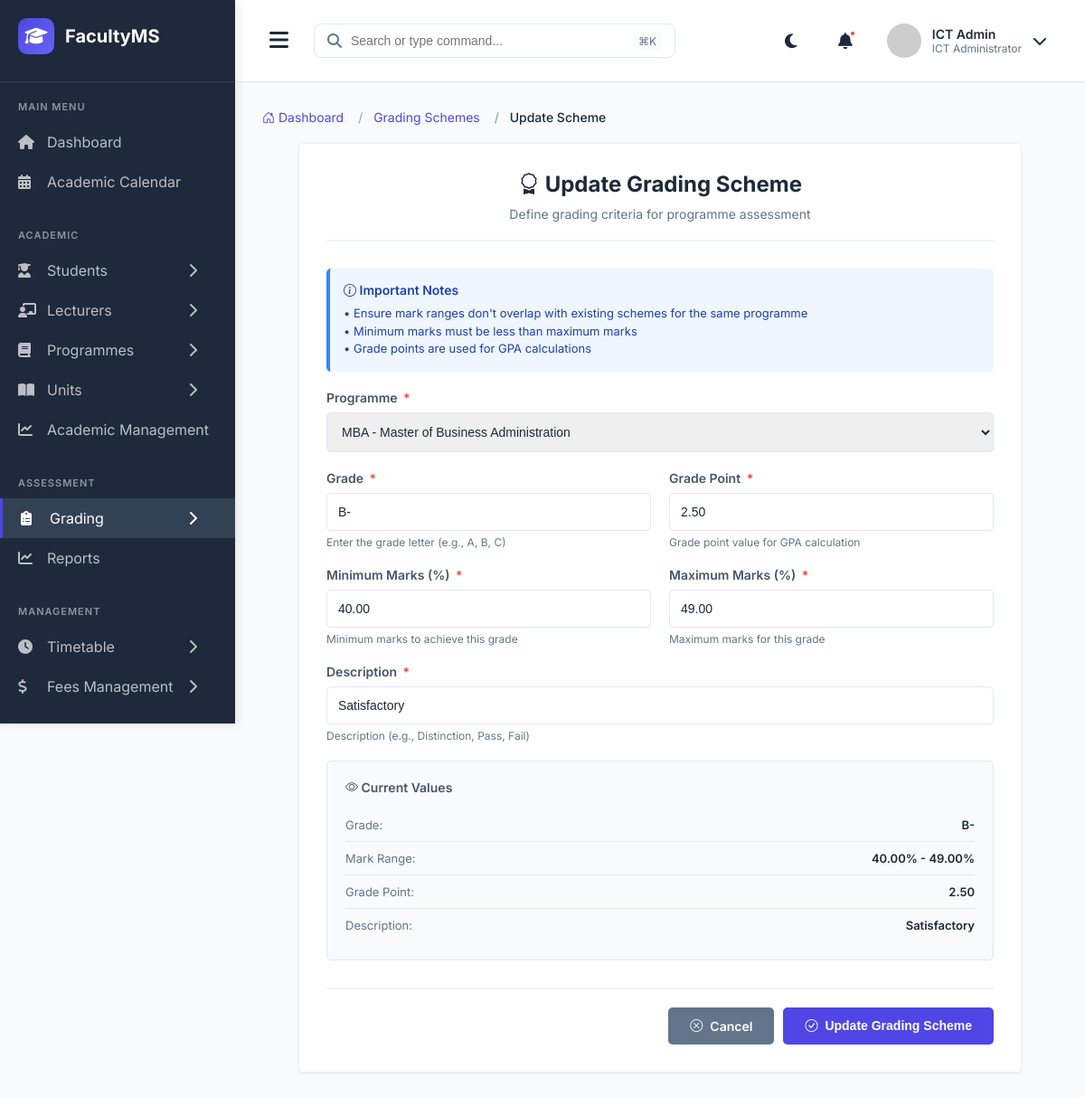
Page /grading-schemes/4/update/ (signed in) on the committed database.
### main_application/models.py (models this page shows, shortened)
class User(AbstractUser):
    USER_TYPES = (
        ('STUDENT', 'Student'),
        ('LECTURER', 'Lecturer'),
        ('COD', 'Chairman of Department'),
        ('DEAN', 'Dean'),
        ('ICT_ADMIN', 'ICT Administrator'),
    )
    user_type = models.CharField(max_length=20, choices=USER_TYPES)
    phone_number = models.CharField(max_length=15, blank=True, null=True)
    profile_picture = models.ImageField(upload_to='profiles/', blank=True, null=True)
    is_active_user = models.BooleanField(default=True)
    date_joined = models.DateTimeField(auto_now_add=True)
    class Meta:
        db_table = 'users'

class GradingScheme(models.Model):
    programme = models.ForeignKey(Programme, on_delete=models.CASCADE, related_name='grading_schemes')
    grade = models.CharField(max_length=5)  # A, B, C,  D , F etc.
    min_marks = models.DecimalField(max_digits=5, decimal_places=2, validators=[MinValueValidator(0), MaxValueValidator(100)])
    max_marks = models.DecimalField(max_digits=5, decimal_places=2, validators=[MinValueValidator(0), MaxValueValidator(100)])
    grade_point = models.DecimalField(max_digits=3, decimal_places=2)
    description = models.CharField(max_length=50)  # Pass, Fail, Distinction, etc.
    class Meta:
        db_table = 'grading_schemes'
        ordering = ['programme', '-min_marks']
        unique_together = ('programme', 'grade')

### main_application/views.py (the view)
# urls.py: path('grading-schemes/<int:scheme_id>/update/', views.grading_scheme_update, name='grading_scheme_update'),
@login_required
def grading_scheme_update(request, scheme_id):
    if request.user.user_type not in ['ICT_ADMIN', 'DEAN']:
        messages.error(request, "You don't have permission to perform this action.")
        return redirect('grading_scheme_list')
    scheme = get_object_or_404(GradingScheme, id=scheme_id)
    if request.method == 'POST':
        form = GradingSchemeForm(request.POST, instance=scheme)
        if form.is_valid():
            min_marks = form.cleaned_data['min_marks']
            max_marks = form.cleaned_data['max_marks']
            programme = form.cleaned_data['programme']
            grade = form.cleaned_data['grade']
            if GradingScheme.objects.filter(
                programme=programme,
                grade=grade
            ).exclude(id=scheme_id).exists():
                messages.error(request, f"Grade '{grade}' already exists for {programme.code}.")
                return render(request, 'grading/grading_scheme_form.html', {
                    'form': form,
                    'scheme': scheme,
                    'action': 'Update'
                })
            if min_marks >= max_marks:
                messages.error(request, "Minimum marks must be less than maximum marks.")
                return render(request, 'grading/grading_scheme_form.html', {
                    'form': form,
                    'scheme': scheme,
                    'action': 'Update'
                })
            overlapping = GradingScheme.objects.filter(
                programme=programme
            ).exclude(id=scheme_id).filter(
                Q(min_marks__lte=max_marks, max_marks__gte=min_marks)
            )
            if overlapping.exists():
                messages.error(request, "Mark range overlaps with existing grading scheme.")
                return render(request, 'grading/grading_scheme_form.html', {
                    'form': form,
                    'scheme': scheme,
                    'action': 'Update'
                })
            scheme = form.save()
            messages.success(request, f"Grading scheme '{scheme.grade}' updated successfully!")
            return redirect('grading_scheme_detail', scheme_id=scheme.id)
    else:
        form = GradingSchemeForm(instance=scheme)
    context = {
        'form': form,
        'scheme': scheme,
        'action': 'Update',
    }
    return render(request, 'grading/grading_scheme_form.html', context)

### templates/grading/grading_scheme_form.html (shortened to what this page needs)
{% extends 'admin_base.html' %}
{% block extra_css %}
<link rel="stylesheet" href="https://cdn.jsdelivr.net/npm/bootstrap-icons@1.10.0/font/bootstrap-icons.css">
{% endblock %}
{% block content %}
<nav aria-label="breadcrumb">
    <ol class="breadcrumb">
        <li class="breadcrumb-item"><a href="{% url 'admin_dashboard' %}"><i class="bi bi-house-door"></i> Dashboard</a></li>
        <li class="breadcrumb-item"><a href="{% url 'grading_scheme_list' %}">Grading Schemes</a></li>
        <li class="breadcrumb-item active" aria-current="page">{{ action }} Scheme</li>
    </ol>
</nav>
<div class="form-container">
    <div class="form-header">
        <h2><i class="bi bi-award"></i> {{ action }} Grading Scheme</h2>
        <p>Define grading criteria for programme assessment</p>
    </div>
    <div class="info-box">
        <h4><i class="bi bi-info-circle"></i> Important Notes</h4>
        <p>
            • Ensure mark ranges don't overlap with existing schemes for the same programme<br>
            • Minimum marks must be less than maximum marks<br>
            • Grade points are used for GPA calculations
        </p>
    </div>
    <form method="post" id="gradingSchemeForm">
        <div class="form-group">
            <label for="{{ form.programme.id_for_label }}">
                {{ form.programme.label }}
                <span class="required">*</span>
            </label>
            {{ form.programme }}
        </div>
        <div class="form-row">
            <div class="form-group">
                <label for="{{ form.grade.id_for_label }}">
                    {{ form.grade.label }}
                    <span class="required">*</span>
                </label>
                {{ form.grade }}
                {% if form.grade.help_text %}
                <span class="help-text">{{ form.grade.help_text }}</span>
                {% endif %}
            </div>
            <div class="form-group">
                <label for="{{ form.grade_point.id_for_label }}">
                    {{ form.grade_point.label }}
                    <span class="required">*</span>
                </label>
                {{ form.grade_point }}
                {% if form.grade_point.help_text %}
                <span class="help-text">{{ form.grade_point.help_text }}</span>
                {% endif %}
            </div>
        </div>
        <div class="form-row">
            <div class="form-group">
                <label for="{{ form.min_marks.id_for_label }}">
                    {{ form.min_marks.label }}
                    <span class="required">*</span>
                </label>
                {{ form.min_marks }}
                {% if form.min_marks.help_text %}
                <span class="help-text">{{ form.min_marks.help_text }}</span>
                {% endif %}
            </div>
            <div class="form-group">
                <label for="{{ form.max_marks.id_for_label }}">
                    {{ form.max_marks.label }}
                    <span class="required">*</span>
                </label>
                {{ form.max_marks }}
                {% if form.max_marks.help_text %}
                <span class="help-text">{{ form.max_marks.help_text }}</span>
                {% endif %}
            </div>
        </div>
        <div class="form-group">
            <label for="{{ form.description.id_for_label }}">
                {{ form.description.label }}
                <span class="required">*</span>
            </label>
            {{ form.description }}
            {% if form.description.help_text %}
            <span class="help-text">{{ form.description.help_text }}</span>
            {% endif %}
        </div>
        {% if scheme %}
        <div class="grade-preview">
            <h4><i class="bi bi-eye"></i> Current Values</h4>
            <div class="preview-item">
                <span class="preview-label">Grade:</span>
                <span class="preview-value">{{ scheme.grade }}</span>
            </div>
            <div class="preview-item">
                <span class="preview-label">Mark Range:</span>
                <span class="preview-value">{{ scheme.min_marks }}% - {{ scheme.max_marks }}%</span>
            </div>
            <div class="preview-item">
                <span class="preview-label">Grade Point:</span>
                <span class="preview-value">{{ scheme.grade_point }}</span>
            </div>
            <div class="preview-item">
                <span class="preview-label">Description:</span>
                <span class="preview-value">{{ scheme.description }}</span>
            </div>
        </div>
        {% endif %}
        <div class="form-actions">
            <a href="{% url 'grading_scheme_list' %}" class="btn btn-secondary">
                <i class="bi bi-x-circle"></i> Cancel
            </a>
            <button type="submit" class="btn btn-primary">
                <i class="bi bi-check-circle"></i> {{ action }} Grading Scheme
            </button>
        </div>
    </form>
</div>
{% endblock %}

### templates/admin_base.html (shortened to what this page needs)
{% load static %}
<!DOCTYPE html>
<html lang="en">
<head>
    <link rel="stylesheet" href="https://cdnjs.cloudflare.com/ajax/libs/font-awesome/6.4.0/css/all.min.css">
    {% block extra_css %}{% endblock %}
</head>
<body>
    <div class="sidebar" id="sidebar">
        <div class="sidebar-header">
            <div class="logo">
                <i class="fas fa-graduation-cap"></i>
            </div>
            <span class="logo-text">FacultyMS</span>
        </div>
        <div class="menu-section">
            <div class="menu-title">Main Menu</div>
            <a href="{% url 'admin_dashboard'%}" class="menu-item {% if request.resolver_match.url_name == 'admin_dashboard' %}active{% endif %}">
                <i class="fas fa-home"></i>
                <span>Dashboard</span>
            </a>
            <a href="{% url 'admin_academic_calendar'%}" class="menu-item {% if request.resolver_match.url_name == 'admin_academic_calendar' %}active{% endif %}">
                <i class="fas fa-calendar-alt"></i>
                <span>Academic Calendar</span>
            </a>
        </div>
        <div class="menu-section">
            <div class="menu-title">Academic</div>
            <div class="menu-item has-submenu {% if 'student' in request.resolver_match.url_name %}active{% endif %}" data-submenu="students">
                <i class="fas fa-user-graduate"></i>
                <span>Students</span>
                <i class="fas fa-chevron-right arrow"></i>
            </div>
            <div class="menu-item has-submenu {% if 'lecturer' in request.resolver_match.url_name %}active{% endif %}" data-submenu="lecturers">
                <i class="fas fa-chalkboard-teacher"></i>
                <span>Lecturers</span>
                <i class="fas fa-chevron-right arrow"></i>
            </div>
            <div class="menu-item has-submenu {% if 'programme' in request.resolver_match.url_name or 'departments' in request.resolver_match.url_name %}active{% endif %}" data-submenu="programmes">
                <i class="fas fa-book"></i>
                <span>Programmes</span>
                <i class="fas fa-chevron-right arrow"></i>
            </div>
            <div class="menu-item has-submenu {% if 'units' in request.resolver_match.url_name %}active{% endif %}" data-submenu="units">
                <i class="fas fa-book-open"></i>
                <span>Units</span>
                <i class="fas fa-chevron-right arrow"></i>
            </div>
             <a href="{% url 'academic_management'%}" class="menu-item {% if request.resolver_match.url_name == 'academic_management' %}active{% endif %}">
                <i class="fas fa-chart-line"></i>
                <span>Academic Management</span>
            </a>
        </div>
        <div class="menu-section">
            <div class="menu-title">Assessment</div>
            <div class="menu-item has-submenu {% if 'grading' in request.resolver_match.url_name or 'marks' in request.resolver_match.url_name or 'assessment' in request.resolver_match.url_name %}active{% endif %}" data-submenu="grading">
                <i class="fas fa-clipboard-list"></i>
                <span>Grading</span>
                <i class="fas fa-chevron-right arrow"></i>
            </div>
            <a href="{% url 'admin_reports'%}" class="menu-item {% if request.resolver_match.url_name == 'admin_reports' %}active{% endif %}">
                <i class="fas fa-chart-line"></i>
                <span>Reports</span>
            </a>
        </div>
        <div class="menu-section">
            <div class="menu-title">Management</div>
            <div class="menu-item has-submenu {% if 'timetable' in request.resolver_match.url_name or 'venues' in request.resolver_match.url_name %}active{% endif %}" data-submenu="timetable">
                <i class="fas fa-clock"></i>
                <span>Timetable</span>
                <i class="fas fa-chevron-right arrow"></i>
            </div>
            <div class="menu-item has-submenu {% if 'fees' in request.resolver_match.url_name %}active{% endif %}" data-submenu="fees">
                <i class="fas fa-dollar-sign"></i>
                <span>Fees Management</span>
                <i class="fas fa-chevron-right arrow"></i>
            </div>
        </div>
    </div>
    <div class="main-content" id="mainContent">
        <div class="header">
            <div class="header-left">
                <button class="menu-toggle" id="menuToggle">
                    <i class="fas fa-bars"></i>
                </button>
                <div class="search-bar">
                    <i class="fas fa-search"></i>
                    <input type="text" placeholder="Search or type command...">
                    <span class="shortcut">⌘K</span>
                </div>
            </div>
            <div class="header-right">
                <div class="header-icon">
                    <i class="fas fa-moon"></i>
                </div>
                <div class="header-icon notification-icon">
                    <i class="fas fa-bell"></i>
                    <span class="notification-badge"></span>
                </div>
                <div class="user-profile">
                    <img src="https://ui-avatars.com/api/?name=Admin+User&background=4F46E5&color=fff" alt="User" class="user-avatar">
                    <div class="user-info">
                        <span class="user-name">{{ user.get_full_name|default:"Admin User" }}</span>
                        <span class="user-role">{{ user.get_user_type_display|default:"Administrator" }}</span>
                    </div>
                    <i class="fas fa-chevron-down"></i>
                </div>
            </div>
        </div>
        <div class="content">
            {% block content %}{% endblock %}
        </div>
    </div>
</body>
</html>

### rows in the picture
User: get_full_name "ICT Admin", user_type "ICT Administrator"
GradingScheme: programme "MBA - Master of Business Administration", grade "B-", grade_point "2.50", min_marks "40.00", max_marks "49.00", description "Satisfactory"

### other values in the picture
{{ action }} "Update"
